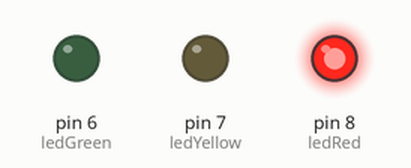
Simulated run of this sketch. Board: Arduino Uno, built with avr-gcc and run on an emulated ATmega328P. Parts: output pins drawn as LEDs (lit = HIGH).

Above: at 2.5 s.
At 6.5 s:
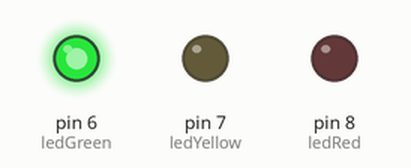
At 9.0 s:
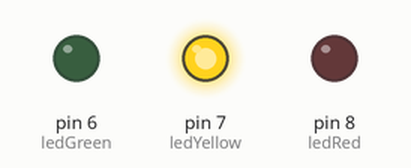
Timing chart, 0 to 13.0 s (numbered marks = the images above):
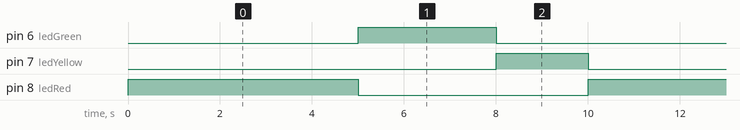

The sketch:

aula_32_sem_foro_sem_delay_1.ino
```cpp
/*
Autor: Eduardo Leandrini Santos
Data:07/03/2025
Descrição: Aprendendo a fazer o semáforo sem usar "delay()"
*/

#define ledRed 8
#define ledYellow 7
#define ledGreen 6

#define tempoRed 5000
#define tempoYellow 2000
#define tempoGreen 3000

unsigned long horaInicial = 0;
int faseSemaforo = 0;

  /*
  0 = Red
  1 = Green
  2 = Yellow
  */


void setup()
{
 pinMode(ledRed, OUTPUT);
 pinMode(ledYellow, OUTPUT);
 pinMode(ledGreen, OUTPUT);
}

void loop()
{
  unsigned long horaAtual = millis();

  if(faseSemaforo == 0){
  digitalWrite(ledRed, HIGH);
  digitalWrite(ledYellow, LOW);

  if(horaAtual - horaInicial >= tempoRed){
    faseSemaforo = 1;
    horaInicial = horaAtual;
    }
  }

  else if(faseSemaforo == 1){
  digitalWrite(ledRed, LOW);
  digitalWrite(ledGreen, HIGH);

  if(horaAtual - horaInicial >= tempoGreen){
    faseSemaforo = 2;
    horaInicial = horaAtual;
    }
  }

  else{
  digitalWrite(ledYellow, HIGH);
  digitalWrite(ledGreen, LOW);

  if(horaAtual - horaInicial >= tempoYellow){
    faseSemaforo = 0;
    horaInicial = horaAtual;
  }

 }


}
```

Measured:
- by itself, pin 6 (ledGreen): alternates HIGH for 3.0 s and LOW for 7.0 s
- by itself, pin 7 (ledYellow): alternates HIGH for 2.0 s and LOW for 8.0 s
- by itself, pin 8 (ledRed): alternates HIGH for 5.0 s and LOW for 5.0 s
